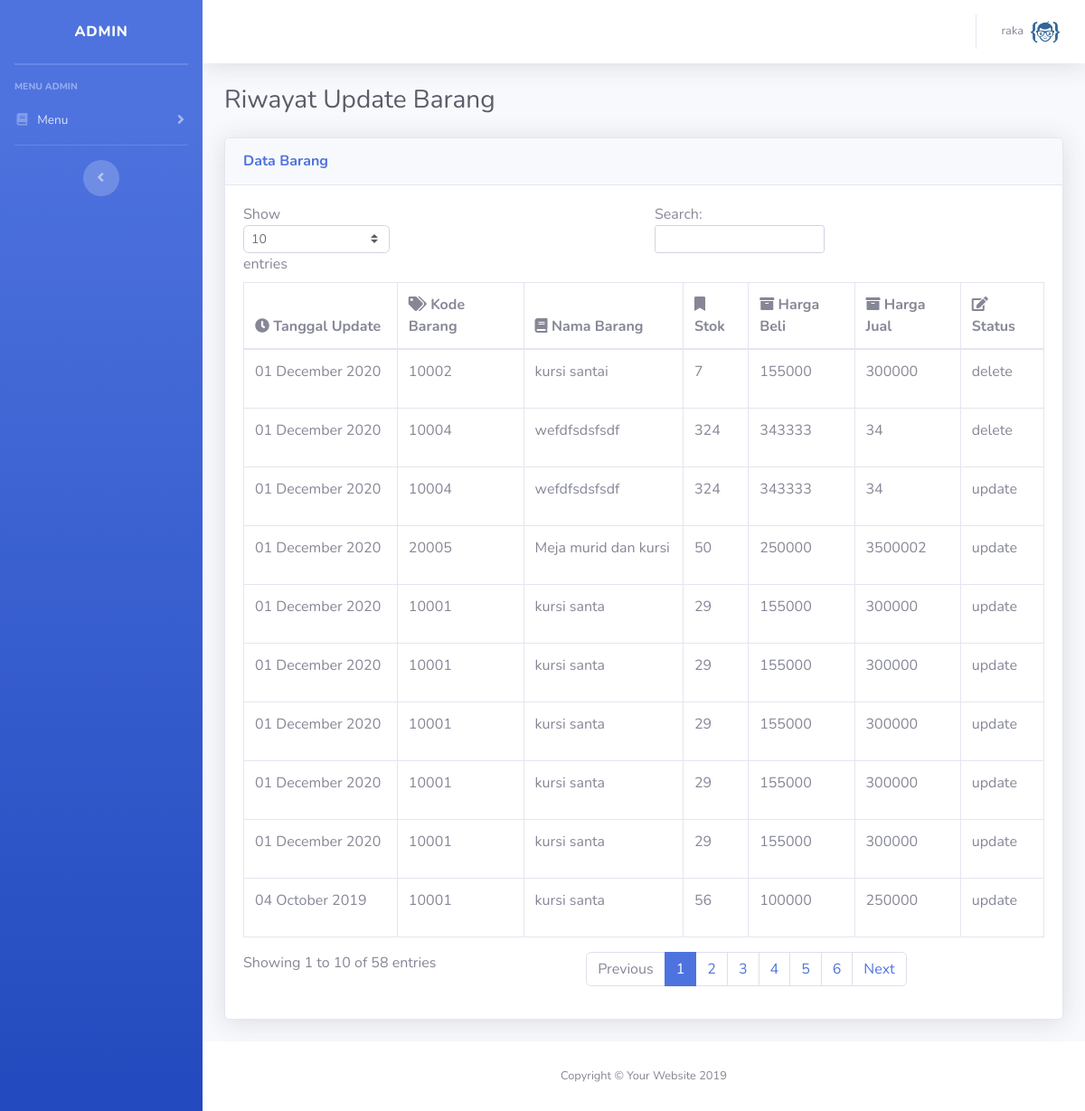
The app's page /admin/history.php (signed in) with its own data.
### tables this page shows
CREATE TABLE `tb_user` (
  `username` varchar(20) NOT NULL,
  `password` varchar(20) DEFAULT NULL,
  `nama` text DEFAULT NULL,
  `tgl_lahir` date DEFAULT NULL,
  `alamat` text DEFAULT NULL,
  `kota` text DEFAULT NULL,
  `no_hp` text DEFAULT NULL,
  `jabatan` enum('admin','gudang','pemilik') DEFAULT NULL,
  `ket` enum('ada','tidak') NOT NULL DEFAULT 'ada'
);

CREATE TABLE `tb_update` (
  `id_update` int(11) NOT NULL,
  `tgl_update` date NOT NULL,
  `id_brg` int(6) NOT NULL,
  `stok` int(5) NOT NULL,
  `harga_beli` int(10) NOT NULL,
  `harga_jual` int(10) NOT NULL,
  `ket` enum('update','delete') NOT NULL
);

CREATE TABLE `tb_barang` (
  `id_supplier` int(3) DEFAULT NULL,
  `id_brg` int(6) NOT NULL,
  `nm_brg` text DEFAULT NULL,
  `stok` int(5) DEFAULT NULL,
  `harga_beli` int(10) DEFAULT NULL,
  `harga_jual` int(10) DEFAULT NULL,
  `ket` enum('ada','tidak') NOT NULL DEFAULT 'ada'
);

### session.php (called while the page is built, shortened)
<?php
$session_id=$_SESSION['username'];
?>

### admin/history.php (the view, shortened to what this page needs)
<?php
include('../koneksi.php');
include('../session.php');
$result=mysqli_query($conn, "select * from tb_user where username='$session_id'")or die('Error In Session');
$row=mysqli_fetch_array($result);
?>
<!DOCTYPE html>
<html lang="en">
<head>
  <link href="vendor/fontawesome-free/css/all.min.css" rel="stylesheet" type="text/css">
  <link href="css/sb-admin-2.min.css" rel="stylesheet">
</head>
<body id="page-top">
  <div id="wrapper">
    <ul class="navbar-nav bg-gradient-primary sidebar sidebar-dark accordion" id="accordionSidebar">
      <a class="sidebar-brand d-flex align-items-center justify-content-center" href="index.php">
        <div class="sidebar-brand-text mx-3"><?php echo "<td align='left'>".$row['username']."</td>"; ?><sup></sup></div>
      </a>
      <hr class="sidebar-divider my-0">
      <hr class="sidebar-divider">
      <div class="sidebar-heading">
        Menu Admin
      </div>
	  <li class="nav-item">
        <a class="nav-link collapsed" href="#" data-toggle="collapse" data-target="#collapseTwo" aria-expanded="true" aria-controls="collapseTwo">
          <i class="fas fa-fw fa-book"></i>
          <span>Menu</span>
        </a>
      </li>
      <hr class="sidebar-divider">
      <div class="text-center d-none d-md-inline">
        <button class="rounded-circle border-0" id="sidebarToggle"></button>
      </div>
    </ul>
    <div id="content-wrapper" class="d-flex flex-column">
      <div id="content">
        <nav class="navbar navbar-expand navbar-light bg-white topbar mb-4 static-top shadow">
          <ul class="navbar-nav ml-auto">
            <li class="nav-item dropdown no-arrow">
              <a class="nav-link dropdown-toggle" href="#" id="userDropdown" role="button" data-toggle="dropdown" aria-haspopup="true" aria-expanded="false">
                <span class="mr-2 d-none d-lg-inline text-gray-600 small"><?php echo "<td align='left'>".$row['nama']."</td>"; ?></span>
                <img class="img-profile rounded-circle">
              </a>
            </li>
          </ul>
        </nav>
        <div class="container-fluid">
		  <div class="d-sm-flex align-items-center justify-content-between mb-4">
            <h1 class="h3 mb-0 text-gray-800">Riwayat Update Barang</h1>
          </div>
          <div class="card shadow mb-4">
            <div class="card-header py-3">
              <h6 class="m-0 font-weight-bold text-primary">Data Barang</h6>
            </div>
            <div class="card-body">
              <div class="table-responsive">
                <table class="table table-bordered" id="dataTable" width="100%" cellspacing="0">
                  <thead>
                    <tr>
                    <th><i class="fa fa-clock"></i> Tanggal Update</th>
					<th><i class="fa fa-tags"></i> Kode Barang</th>
                    <th><i class="fa fa-book"></i> Nama Barang</th>
                    <th><i class="fa fa-bookmark"></i> Stok</th>
                    <th><i class=" fa fa-archive"></i> Harga Beli</th>
					<th><i class=" fa fa-archive"></i> Harga Jual</th>
					<th><i class=" fa fa-edit"></i> Status</th>
                    </tr>
                  </thead>
                  <tbody>
                    <?php
                                $sql_tampil = "select date_format(tgl_update, '%d %M %Y') as tgl_n, tb_update.*, tb_barang.nm_brg from tb_update,tb_barang where tb_update.id_brg=tb_barang.id_brg order by id_update DESC";
								$query_tampil = mysqli_query($conn, $sql_tampil);
								while($data = mysqli_fetch_assoc($query_tampil)){
                            ?>
                            <tr>
                                <td><?php echo $data['tgl_n'] ?></td>
                                <td><?php echo $data['id_brg'] ?></td>
                                <td><p><?php echo $data['nm_brg'] ?></p></td>
								<td><?php echo $data['stok'] ?></td>
								<td><?php echo $data['harga_beli'] ?></td>
								<td><?php echo $data['harga_jual'] ?></td>
								<td><?php echo $data['ket'] ?></td>
                            </tr>
                            <?php
                                }
                            ?>
                  </tbody>
                </table>
              </div>
            </div>
          </div>
        </div>
      </div>
      <footer class="sticky-footer bg-white">
        <div class="container my-auto">
          <div class="copyright text-center my-auto">
            <span>Copyright &copy; Your Website 2019</span>
          </div>
        </div>
      </footer>
    </div>
  </div>
</body>
</html>

### records on screen
tb_user: username "ADMIN", nama "raka"
tb_update: tgl_n "01 December 2020", id_brg "10002", id_brg.nm_brg "kursi santai", stok "7", harga_beli "155000", harga_jual "300000", ket "delete"
tb_update: tgl_n "01 December 2020", id_brg "10004", id_brg.nm_brg "wefdfsdsfsdf", stok "324", harga_beli "343333", harga_jual "34", ket "delete"
tb_update: tgl_n "01 December 2020", id_brg "10004", id_brg.nm_brg "wefdfsdsfsdf", stok "324", harga_beli "343333", harga_jual "34", ket "update"
tb_update: tgl_n "01 December 2020", id_brg "20005", id_brg.nm_brg "Meja murid dan kursi", stok "50", harga_beli "250000", harga_jual "3500002", ket "update"
tb_update: tgl_n "01 December 2020", id_brg "10001", id_brg.nm_brg "kursi santa", stok "29", harga_beli "155000", harga_jual "300000", ket "update"
tb_update: tgl_n "01 December 2020", id_brg "10001", id_brg.nm_brg "kursi santa", stok "29", harga_beli "155000", harga_jual "300000", ket "update"
tb_update: tgl_n "01 December 2020", id_brg "10001", id_brg.nm_brg "kursi santa", stok "29", harga_beli "155000", harga_jual "300000", ket "update"
tb_update: tgl_n "01 December 2020", id_brg "10001", id_brg.nm_brg "kursi santa", stok "29", harga_beli "155000", harga_jual "300000", ket "update"
tb_update: tgl_n "01 December 2020", id_brg "10001", id_brg.nm_brg "kursi santa", stok "29", harga_beli "155000", harga_jual "300000", ket "update"
tb_update: tgl_n "04 October 2019", id_brg "10001", id_brg.nm_brg "kursi santa", stok "56", harga_beli "100000", harga_jual "250000", ket "update"
